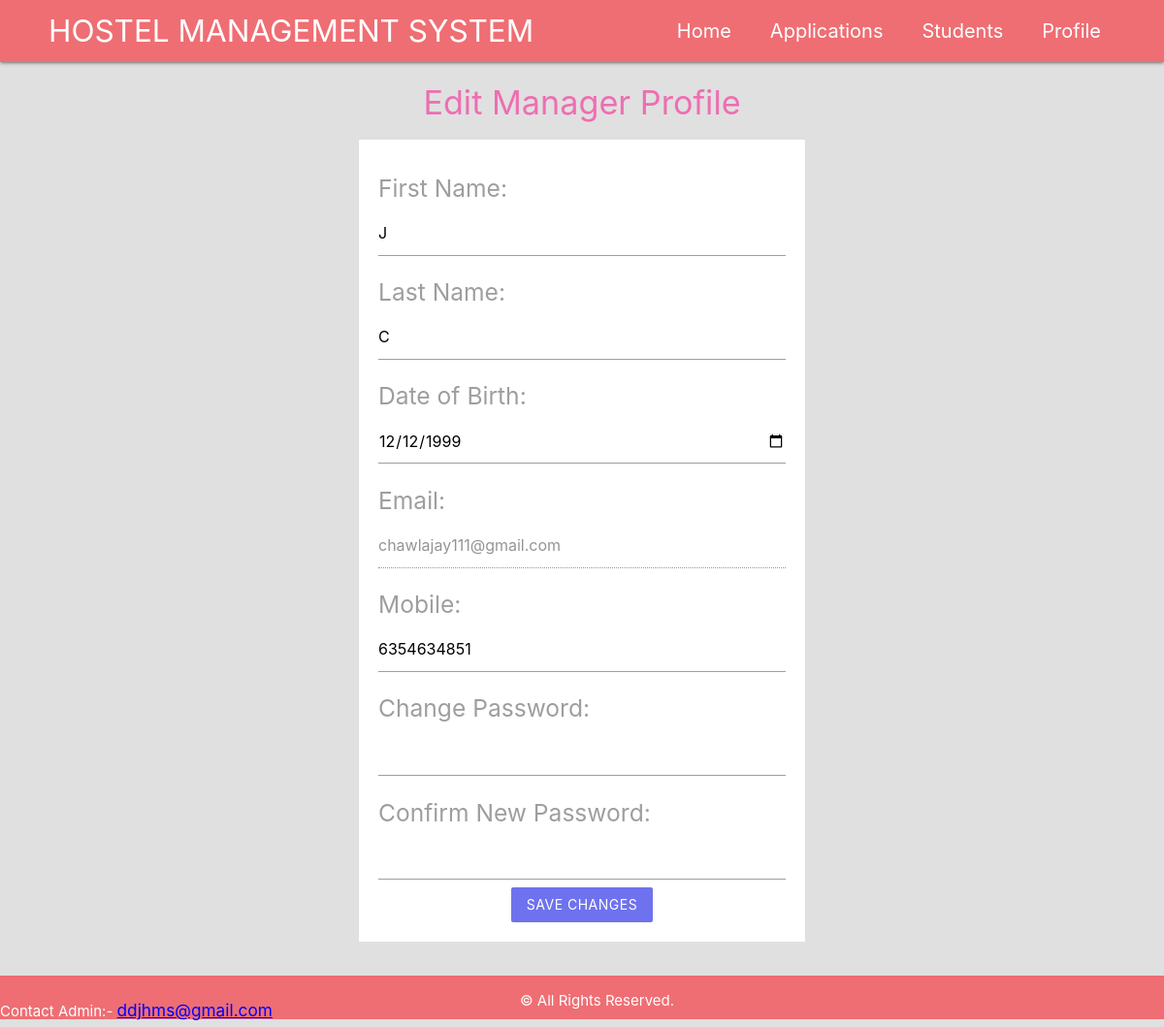
Page /Managers/edit.php (signed in) on the committed database.
### tables this page shows
CREATE TABLE `managers` (
  `manager_id` int(11) NOT NULL,
  `first_name` varchar(255) NOT NULL,
  `last_name` varchar(255) NOT NULL,
  `date_of_birth` date NOT NULL,
  `mobile` varchar(15) NOT NULL,
  `email` varchar(255) NOT NULL,
  `password` varchar(255) NOT NULL,
  `is_admin` tinyint(1) NOT NULL,
  `hostel_id` int(11) DEFAULT NULL
);

### Managers/session.php (called while the page is built, shortened)
<?php
	require '../config/db_connect.php';
	$user_check=$_SESSION['username'];
	$sql = "SELECT * FROM managers WHERE email='$user_check'";
	$result = mysqli_query($conn,$sql);
	$manager= mysqli_fetch_assoc($result);
?>

### Managers/edit.php (the view, shortened to what this page needs)
<?php
	require 'session.php';
?>
<!DOCTYPE HTML>
<html>
	<?php include('templates/header.php'); ?>
	<section class="container grey-text">
	<h4 class="center heading-text">Edit Manager Profile</h4>
	<form class="white" action="edit.php" method="post">
        <label><h5>First Name: </h5></label>
        <input type="text" name="fname" value="<?php echo $manager['first_name'] ?>">
        <label><h5>Last Name: </h5></label>
        <input type="text" name="lname" value="<?php echo $manager['last_name'] ?>">
      	<label><h5>Date of Birth: </h5></label>
        <input type="date" name="DOB" value="<?php echo $manager['date_of_birth'] ?>">
      	<label><h5>Email: </h5></label>
      	<input type="email" name="email" value="<?php echo $manager['email'] ?>" disabled>
      	<label><h5>Mobile: </h5></label>
      	<input type="text" name="mobile" value="<?php echo $manager['mobile'] ?>">
        <label><h5>Change Password: </h5></label>
        <input type="password" name="password" value="">
      	<label><h5>Confirm New Password: </h5></label>
      	<input type="password" name="cpassword" value="">
      <div class="center">
        <input type="submit" name="edit" value="Save Changes" class="btn brand z-depth-0">
      </div>
    </form>
	</section>
	<?php include('templates/footer.php'); ?>
</html>

### Managers/templates/footer.php (shortened to what this page needs)
		<?php
		$sql="SELECT email FROM managers WHERE is_admin=1";
		$result=mysqli_query($conn,$sql);
		$admin_email_id=mysqli_fetch_assoc($result);
		?>
		</div>
	<footer class="section">
		<div class="left">
			Contact Admin:-
			<form action="send_mail.php" method="POST" id="admin_email_form">
			<button id="admin_email"><h6><?php echo htmlspecialchars($admin_email_id['email'])?></h6></button>
			</form>
		</div>
		<div class="center" style="margin-right: 250px">© All Rights Reserved.</div>
	</footer>
	</div>
</body>

### Managers/templates/header.php (style rules this page uses)
.brand { background: #6e72ee !important; }
.heading-text { color: #ee6eb2 !important; }
form { max-width: 460px; margin: 20px auto; padding: 20px; }
footer { position: absolute; bottom: 0; width: 100%; height: 3.0rem; background-color: #ee6e73; color: white; text-align: center; }
#admin_email_form { margin:0; padding:0; width:auto; display:inline; }
#admin_email { padding:0; margin:0; border:none; background:none; text-decoration:underline; display:inline; color:blue; }

### rows in the picture
managers: fname "J", lname "C", DOB "12/12/1999", email "chawlajay111@gmail.com", mobile "6354634851"
managers: email "ddjhms@gmail.com"
